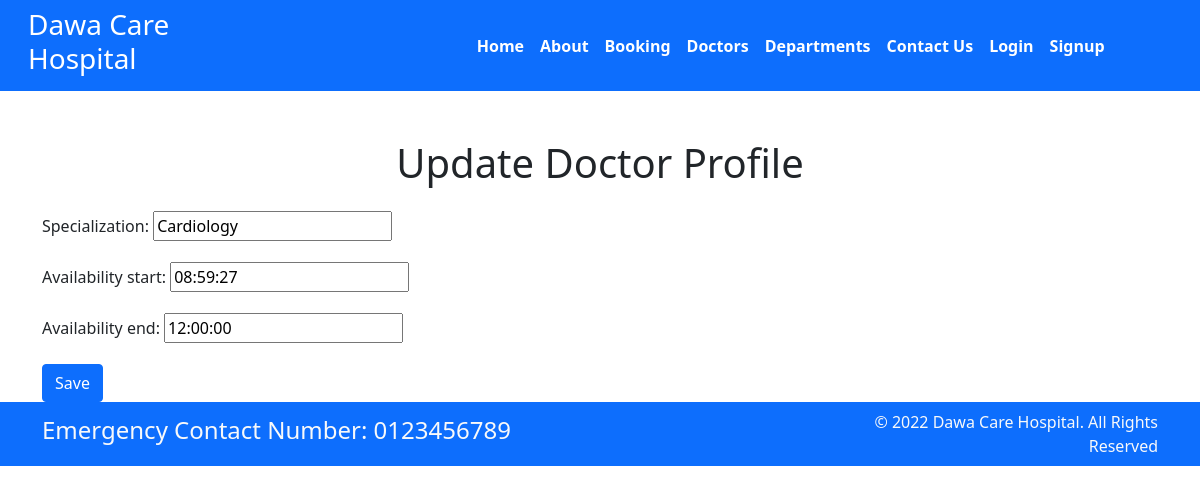
The page /dashboard/office_admin/update_doctor_profile/1/ (signed in) on the database its author committed.
### home/models.py (models this page shows, shortened)
class Doctor(models.Model):
    user = models.OneToOneField(User, on_delete=models.SET_NULL, null=True)
    name = models.CharField(max_length=100)
    specialization = models.CharField(max_length=100)
    department = models.ForeignKey(Department, on_delete=models.CASCADE)
    image = models.ImageField(upload_to='doctors/')
    availability_start = models.TimeField(null=True)
    availability_end = models.TimeField(null=True)

### office_admin/views.py (the view)
# urls.py: path('update_doctor_profile/<int:doctor_id>/', views.update_doctor_profile, name='update_doctor_profile'),
@login_required
def update_doctor_profile(request, doctor_id):
    doctor = get_object_or_404(Doctor, id=doctor_id)
    if request.method == 'POST':
        form = DoctorForm(request.POST, instance=doctor)
        if form.is_valid():
            form.save()
            return redirect('manage_doctors')
    else:
        form = DoctorForm(instance=doctor)
    return render(request, 'admin/update_doctor_profile.html', {'form': form, 'doctor': doctor})

### home/forms.py
class DoctorForm(forms.ModelForm):
    class Meta:
        model = Doctor
        fields = ['specialization', 'availability_start', 'availability_end']

### templates/admin/update_doctor_profile.html (shortened to what this page needs)
{% extends 'base.html' %}
{% block content %}
<div class="container mt-5">
    <h1 class="text-center mb-4">Update Doctor Profile</h1>
    <form method="post">
        {{ form.as_p }}
        <button type="submit" class="btn btn-primary">Save</button>
    </form>
</div>
{% endblock %}

### rows shown on the page
Doctor: specialization "Cardiology", availability_start "08:59:27", availability_end "12:00:00"
